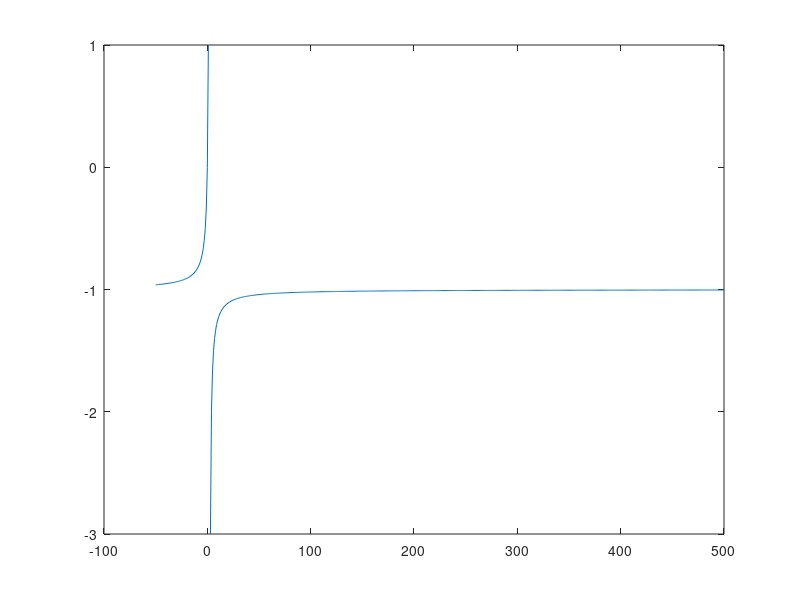

This figure's MATLAB source:
% Octave Script
% Title                  :funcion real de variable real
% Description            :Script para recordar funcion real de variable real
% Author                 :Magali Valencia Clemente
% Date                   :20211026
% Version                :1
% Usage                  :C:\Users\magali
%                        :octave>funcion real de variable real

clear
% graficar la siguiente funcion h(t)=(t)/(2-t)
% crear rango de valores
t=-50:1:500;
% calcular los funcion
ft=(t)./(2-t);

% realizar la grafica
plot(t, ft );
